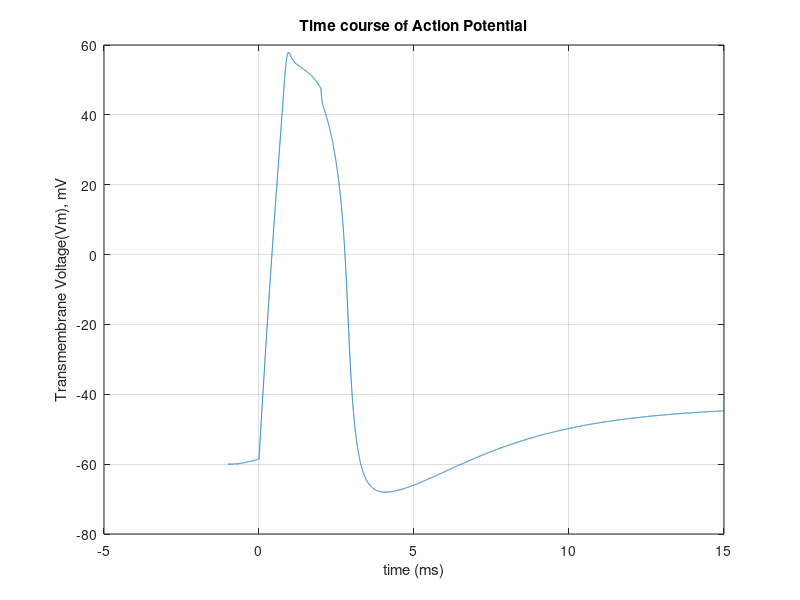
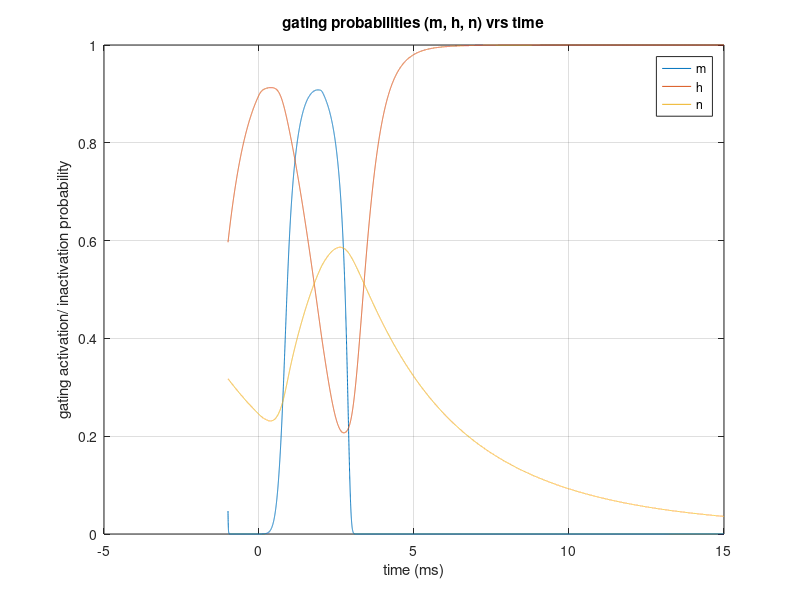

Reproduce these figures in MATLAB, in order.
%%%%%%%%%%%%%%%%%%%%%%%%%%%%%%%%%%%%%%%%%%%%%%%%%%%%%%%%%%%%%
% 
% Template for Hodgkin Huxley model of action potential
% in a giant squid axon
% Complete the code by inserting appropriate expressions 
% in the places marked 
%%%%%%%%%%%%%%%%%%%%%%%%%%%%%%%%%%%%%%%%%%%%%%%%%%%%%%%%%%%%%
close all
clear all

% Define constants here
Vrest = -60 ; % resting potential, mV
ENa = 54.2 ; % sodium Nernst potential, mV corrected from 52.4
gNa_max = 120  ; % sodium saturation conductance, mS/cm2
%gNa_max = 120*0.3
%% 1) Define other constant related to IK and IL here
%%
EK = -74.7 %potassium Nernst potential, mV
gK_max = 36 %potassium saturation conductance, mS/cm2
%gK_max = 36
EL = -43.256 %leak Nernst potential, calculated using the goldmann
gL_max = 0.3 % leakage saturation conductance, mS/cm2
Cm = 1 %membrane capacitance 1uF/cm2

% time stepping and stimulus related constants
deltaT = 0.001 ; % time step, millisec
tStart = -1.000 ; % start time, millisec
tEnd = 15.000 ; % end time, millisec
nStep = ceil((tEnd-tStart)/deltaT) % number of time steps
outputInterval = 20 ; % number of time steps between screen output
StimDur=2; % duration of the stimulus, millisec
Jstim=150; % strength of stimulus


%%%%%%%%%%%%%%%%%%%%%%%%%%%%%%%%%
% Set initial value of state variables
Vm = Vrest ; % membrane potential, mV
m = 0.05293 ; % initial value of m gate
%% 2) similarly, declare initial values of h and n gates here
%%

h = 0.59612; %initial value for h gate
n = 0.31768; %initial value of n gate


%%%%%%%%%%%%%%%%%%%%%%%%%%%%%%%%%
% Storage for variables to plot
plot_Vm = zeros(nStep,1) ;
plot_m = zeros(nStep, 1);
plot_h = zeros(nStep, 1);
plot_n = zeros(nStep, 1);
%%%%%%%%%%%%%%%%%%%%%%%%%%%%%%%%%
% Print a heading for the screen output
display('Hodgkin-Huxley squid axon model');
fprintf('\t Time \t Vm \t n \t\t m \t\t h\n');
%%%%%%%%%%%%%%%%%%%%%%%%%%%%%%%%%
% Start the simulation
tNow = tStart ;
for iStep = 1:nStep
% Compute ion currents & stimulus current
JNa = gNa_max*m*m*m*h*(Vm-ENa) ;
%% 3) write similar expressions for JK and IL here
%%
%JK = gK_max*n*n*n*n*(Vm - EK);
JK = gK_max*n*n*n*n*(Vm - EK);
JL = gL_max*(Vm-EL);

if( 0<=tNow && tNow<StimDur ) % apply stimulus current at t=0
Jm = Jstim ;
else
Jm = 0 ;
end

% Compute gates' opening and closing rates

alpha_m = 0.1*(25-Vm)/(exp(0.1*(25-Vm))-1);
beta_m = 4*exp(-Vm/18);
m = m + deltaT*(alpha_m*(1-m)-beta_m*m);

%% 4) Write similar expressions for n and h gates here
%%
alpha_n = (0.01*(10-Vm))/(exp((10-Vm)/10)-1);
beta_n = 0.125*exp(-Vm/80);
n = n + deltaT*(alpha_n*(1-n) - beta_n*n);

alpha_h = 0.07*exp(-Vm/20);
beta_h = 1/(exp((30-Vm)/10)+1);
h = h + deltaT*(alpha_h*(1-h) - beta_h*n);

% Compute change in state variables
deltaVm = -deltaT * (JNa + JK + JL - Jm)/Cm ;

% Record/display state variables & other values
plot_Vm(iStep) = Vm ;
plot_m(iStep) = m;
plot_n(iStep) = n;
plot_h(iStep) = h;
plot_time(iStep) = tNow;
if mod(iStep,outputInterval) == 0
fprintf('%8.2f %7.3f %7.5f %7.5f %7.5f\n', ...
tNow, Vm, n, m, h) ;
end % if mod(tNow)

% Update state variables
Vm = Vm + deltaVm ; % new Vm = current Vm + change in Vm
tNow = tStart + iStep*deltaT ; % increment the time
end % for iStep

DataNa30(:,1) = plot_time
DataNa30(:,2) = plot_Vm
% Plot the gates, probabilities, currents, Vm, etc
% subplot(2,1,1)
plot(plot_time, plot_Vm); grid on ;
xlabel('time (ms)')
ylabel('Transmembrane Voltage(Vm), mV')
title('Time course of Action Potential')

%% 5) Similarly plot gates n, m and h against time 
%%
figure
plot(plot_time, plot_m); grid on ;
hold on
plot(plot_time, plot_h);
hold on
plot(plot_time, plot_n);
legend('m', 'h', 'n')
xlabel('time (ms)')
ylabel('gating activation/ inactivation probability')
title('gating probabilities (m, h, n) vrs time')

% end of file
